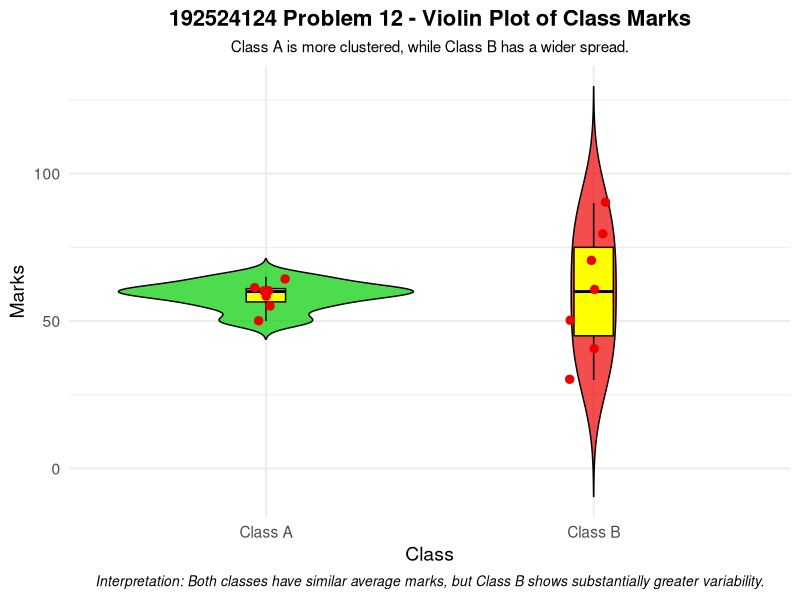

The R script that drew this image:
# Problem 12 - Violin Plot

library(ggplot2)

marks <- data.frame(
  Class = c(
    rep("Class A", 7),
    rep("Class B", 7)
  ),
  Marks = c(
    50, 55, 58, 60, 60, 62, 65,
    30, 40, 50, 60, 70, 80, 90
  )
)

ggplot(marks, aes(x = Class, y = Marks, fill = Class)) +
  geom_violin(
    color = "black",
    alpha = 0.7,
    trim = FALSE
  ) +
  geom_boxplot(
    width = 0.12,
    fill = "yellow",
    color = "black"
  ) +
  geom_jitter(
    width = 0.08,
    color = "red2",
    size = 2.5
  ) +
  labs(
    title = "192524124 Problem 12 - Violin Plot of Class Marks",
    subtitle = "Class A is more clustered, while Class B has a wider spread.",
    x = "Class",
    y = "Marks",
    caption = "Interpretation: Both classes have similar average marks, but Class B shows substantially greater variability."
  ) +
  scale_fill_manual(
    values = c(
      "Class A" = "green3",
      "Class B" = "red2"
    )
  ) +
  theme_minimal(base_size = 14) +
  theme(
    plot.title = element_text(
      hjust = 0.5,
      face = "bold",
      size = 16
    ),
    plot.subtitle = element_text(
      hjust = 0.5,
      size = 11
    ),
    plot.caption = element_text(
      hjust = 0.5,
      face = "italic",
      size = 10
    ),
    legend.position = "none"
  )
